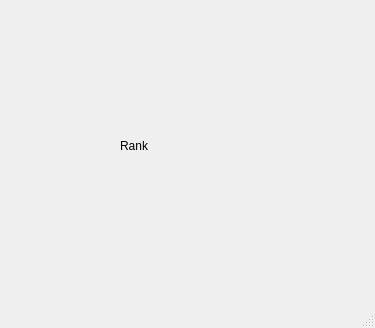
<?xml version="1.0" encoding="UTF-8"?>
<ui version="4.0">
 <class>Rank</class>
 <widget class="QMainWindow" name="Rank">
  <property name="geometry">
   <rect>
    <x>0</x>
    <y>0</y>
    <width>375</width>
    <height>328</height>
   </rect>
  </property>
  <property name="windowTitle">
   <string>MainWindow</string>
  </property>
  <widget class="QWidget" name="centralwidget">
   <widget class="QLabel" name="label">
    <property name="geometry">
     <rect>
      <x>120</x>
      <y>140</y>
      <width>47</width>
      <height>12</height>
     </rect>
    </property>
    <property name="text">
     <string>Rank</string>
    </property>
   </widget>
  </widget>
  <widget class="QMenuBar" name="menubar">
   <property name="geometry">
    <rect>
     <x>0</x>
     <y>0</y>
     <width>375</width>
     <height>21</height>
    </rect>
   </property>
  </widget>
  <widget class="QStatusBar" name="statusbar"/>
 </widget>
 <resources/>
 <connections/>
</ui>
